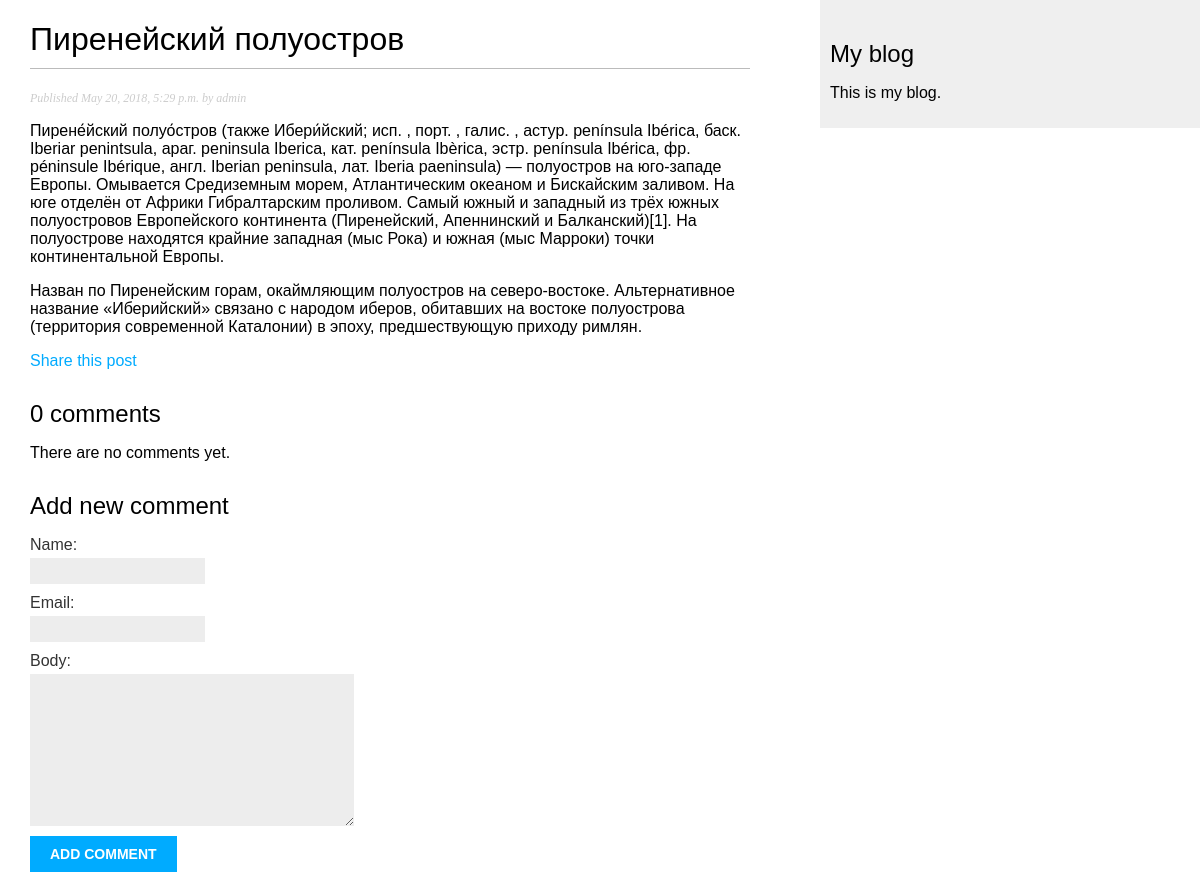
The page /blog/2018/05/20/pirenejskij-poluostrov/ on the database as committed earlier.
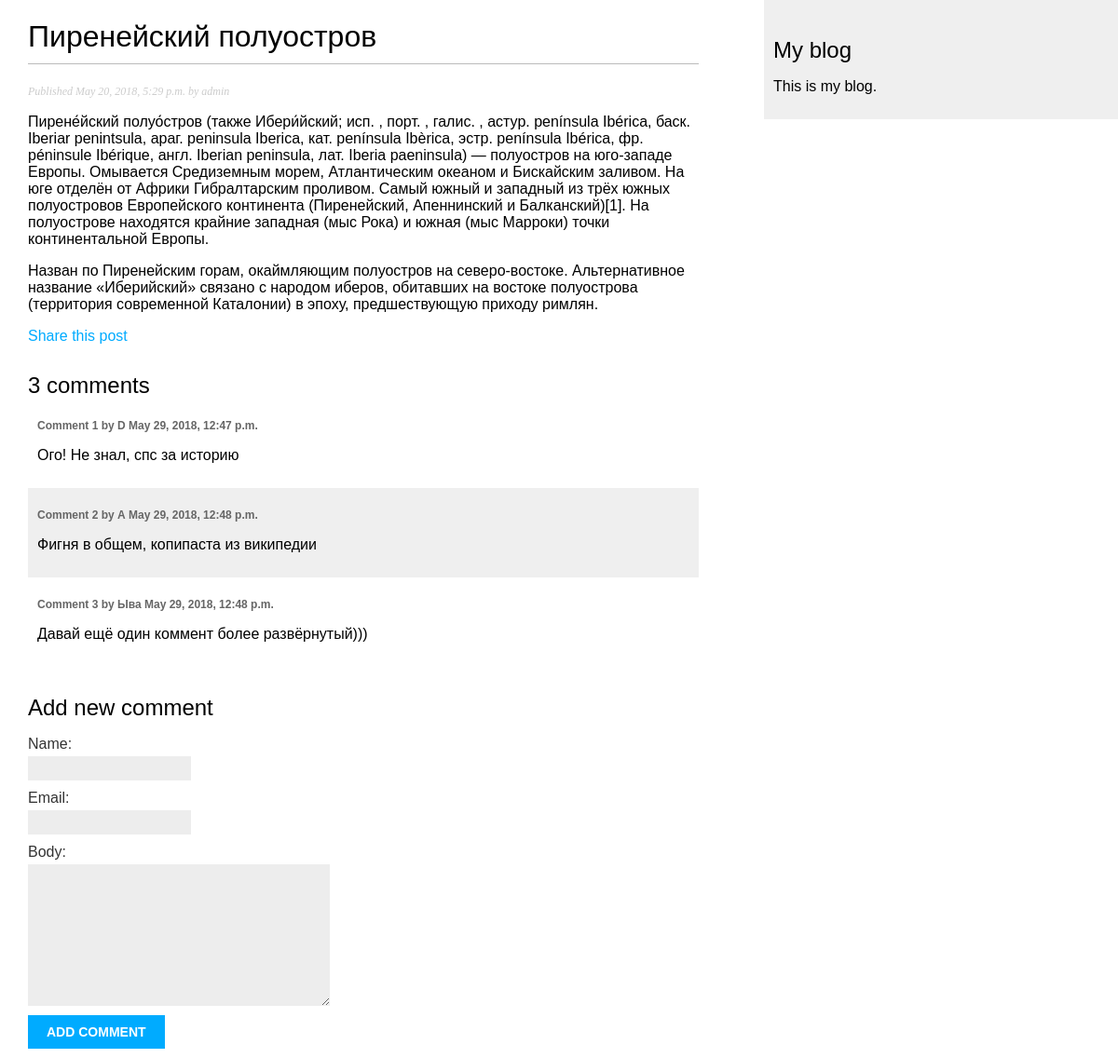
The same page on the database as committed later.
### blog/models.py (models this page shows, shortened)
class Post(models.Model):
    STATUS_CHOISES = (
        ('draft', 'Draft'),
        ('published', 'Published')
    )
    title = models.CharField(max_length=250)
    slug = models.SlugField(max_length=250, unique_for_date='publish')
    author = models.ForeignKey(User, related_name='blog_post')
    body = models.TextField()
    publish = models.DateTimeField(default=timezone.now)
    created = models.DateTimeField(auto_now_add=True)
    updated = models.DateTimeField(auto_now=True)
    status = models.CharField(max_length=10, choices=STATUS_CHOISES, default='draft')
    objects = models.Manager()
    published = PublishedManager()
    tags = TaggableManager()
    class Meta:
        ordering = ('-publish',)

class Comment(models.Model):
    post = models.ForeignKey(Post, related_name='comments')
    name = models.CharField(max_length=80)
    email = models.EmailField()
    body = models.TextField()
    created = models.DateTimeField(auto_now_add=True)
    updated = models.DateTimeField(auto_now=True)
    active = models.BooleanField(default=True)
    class Meta:
        ordering = ('created',)

### blog/views.py (the view)
def post_detail(request, year, month, day, post):
    post = get_object_or_404(Post, slug=post,
                             status='published',
                             publish__year=year,
                             publish__month=month,
                             publish__day=day)
    comments = post.comments.filter(active=True)
    if request.method == 'POST':
        comment_form = CommentForm(data=request.POST)
        if comment_form.is_valid():
            new_comment = comment_form.save(commit=False)
            new_comment.post = post
            new_comment.save()
    else:
        comment_form = CommentForm()
    return render(request,
                  'blog/post/detail.html',
                  {'post': post,
                   'comments': comments,
                   'comment_form': comment_form})

### blog/form.py
class CommentForm(forms.ModelForm):
    class Meta:
        model = Comment
        fields = ('name', 'email', 'body')

### blog/templates/blog/post/detail.html (shortened to what this page needs)
{% extends "blog/base.html" %}
{% block content %}
    <h1>{{ post.title }}</h1>
    <p class="date">
        Published {{ post.publish }} by {{ post.author }}
    </p>
    {{ post.body|linebreaks }}
    <p>
        <a href="{% url "blog:post_share" post.id %}">
            Share this post
        </a>
    </p>
    {% with comments.count as total_comments %}
        <h2>
            {{ total_comments }} comment{{ total_comments|pluralize }}
        </h2>
    {% endwith %}
    {% for comment in comments %}
        <div class="comment">
            <p class="info">
                Comment {{ forloop.counter }} by {{ comment.name }}
                {{ comment.created }}
            </p>
            {{ comment.body|linebreaks }}
        </div>
    {% empty %}
        <p>There are no comments yet.</p>
    {% endfor %}
    {% if new_comment %}
        <h2>Your comment has been added.</h2>
    {% else %}
        <h2>Add new comment</h2>
        <form action="." method="post">
            {{ comment_form.as_p }}
            <p><input type="submit" value="Add comment"></p>
        </form>
    {% endif %}
{% endblock %}

### blog/templates/blog/base.html (shortened to what this page needs)
{% load staticfiles %}
<!DOCTYPE html>
<html>
<head>
<link href="{% static "css/blog.css" %}" rel="stylesheet">
</head>
<body>
<div id="content">
{% block content %}
{% endblock %}
</div>
<div id="sidebar">
<h2>My blog</h2>
<p>This is my blog.</p>
</div>
</body>
</html>

### blog/static/css/blog.css (style rules this page uses)
body { margin:0; padding:0; font-family:helvetica, sans-serif; }
a { color:#00abff; text-decoration:none; }
h1 { font-weight:normal; border-bottom:1px solid #bbb; padding:0 0 10px 0; }
h2 { font-weight:normal; margin:30px 0 0; }
#content { float:left; width:60%; padding:0 0 0 30px; }
#sidebar { float:right; width:30%; padding:10px; background:#efefef; height:100%; }
p.date { color:#ccc; font-family: georgia, serif; font-size: 12px; font-style: italic; }
label { float:left; clear:both; color:#333; margin-bottom:4px; }
input, textarea { clear:both; float:left; margin:0 0 10px; background:#ededed; border:0; padding:6px 10px; font-size:12px; }
input[type=submit] { font-weight:bold; background:#00abff; color:#fff; padding:10px 20px; font-size:14px; text-transform:uppercase; }
.comment { padding:10px; }
.comment:nth-child(even) { background:#efefef; }
.comment .info { font-weight:bold; font-size:12px; color:#666; }

Rows that differ between the two databases and show on the page:
added Comment: name "D", created "May 29, 2018, 12:47 p.m.", body "Ого! Не знал, спс за историю"
added Comment: name "А", created "May 29, 2018, 12:48 p.m.", body "Фигня в общем, копипаста из википедии"
added Comment: name "Ыва", created "May 29, 2018, 12:48 p.m.", body "Давай ещё один коммент более развёрнутый)))"
Other text that changed with them:
{{ total_comments }}: "0" → "3"
text no longer shown: "There are no comments yet."
